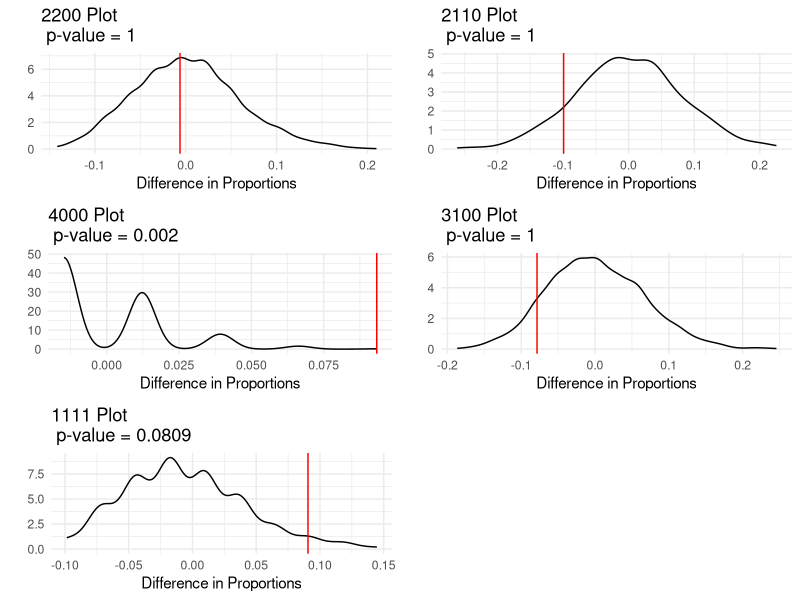

This chart was generated by the following R code:
## ---- chunk 1
library(tidyverse)
library(gridExtra)
knitr::opts_chunk$set(echo = TRUE)
## ---- chunk 2
res <- tibble(pattern=c("4,0,0,0","3,1,0,0","2,2,0,0","2,1,1,0","1,1,1,1"),
              count=c(4,4,5,17,7)) %>% 
  mutate(portion=count/sum(count))

knitr::kable(res,digits=3,colnames=c("Pattern","Count","Portion"))


## ---- chunk 3

get_pattern <- function(x){
  x_tbl <- table(x)
  x_tbl_max <- max(x_tbl)
  x_tbl_len <- length(x_tbl)
  pattern <- "poops"
  if(x_tbl_max == 4){
    pattern <- "4,0,0,0"
  } else if(x_tbl_max == 3){
    pattern <- "3,1,0,0"
  } else if(x_tbl_max == 1){
    pattern <- "1,1,1,1"
  } else if(x_tbl_max == 2){
    if(x_tbl_len == 2){
      pattern <- "2,2,0,0"
    } else if(x_tbl_len == 3){
      pattern <- "2,1,1,0"
    } else{
      pattern <- "oops"
    }
    
  } else{
    pattern <- "oops"
  }
  return(pattern)
}

# test the function
test <- sample(4, replace=T)
get_pattern(test)

## ---- chunk 4

# under independence assumption, each pattern should have an expected proportion of 0.2
get.prop.diff <- function(x, expected_prob, specific_pattern){
  var.obs.score <- x$portion[x$pattern==specific_pattern]
  var.exp.score <- expected_prob$prop[expected_prob$pattern==specific_pattern]
  return(var.obs.score - var.exp.score)
}

## ---- chunk 5

# assign counts based on random sampling
assign_count <- function(x, sim_pattern) {
  if (sim_pattern == "4,0,0,0") {
    x$count[x$pattern == "4,0,0,0"] <- x$count[x$pattern == "4,0,0,0"] + 1
  } else if (sim_pattern == "3,1,0,0") {
    x$count[x$pattern == "3,1,0,0"] <- x$count[x$pattern == "3,1,0,0"] + 1
  } else if (sim_pattern == "2,2,0,0") {
    x$count[x$pattern == "2,2,0,0"] <- x$count[x$pattern == "2,2,0,0"] + 1
  } else if (sim_pattern == "2,1,1,0") {
    x$count[x$pattern == "2,1,1,0"] <- x$count[x$pattern == "2,1,1,0"] + 1
  } else if (sim_pattern == "1,1,1,1") {
    x$count[x$pattern == "1,1,1,1"] <- x$count[x$pattern == "1,1,1,1"] + 1
  }
  return(x)
}

exp_prob <- tibble(
  pattern = c("4,0,0,0", "3,1,0,0", "2,2,0,0", "2,1,1,0", "1,1,1,1"),
  count = 0
)

for (i in 1:10000){
  sim_choices <- sample(4, replace = TRUE)  # simulate bees' choices
  exp_prob <- assign_count(exp_prob,
                           get_pattern(sim_choices))
}

exp_prob <- exp_prob %>% 
  mutate(prop = count/sum(count))

## ---- chunk 6

overall_simulation <- function(x, specific_pattern, n.sim){
  n.trials <- 37

  actual.value <- get.prop.diff(res, exp_prob, specific_pattern)

  results <- tibble(statistic = c(actual.value, rep(NA, n.sim)))

  for (i in 2:nrow(results)) {
    
    # reset new.d for each new experiment
    new.d <- res %>% 
      select(pattern, count, portion) %>%
      mutate(count = 0, portion = 0)
  
    # simulate 1 experiment made up of 37 trials of getting patterns
    for (j in 1:n.trials) {
      sim_choices <- sample(4, replace = TRUE)  # simulate bees' choices
      sim_pattern <- get_pattern(sim_choices)
      new.d <- assign_count(new.d, sim_pattern)
      new.d$portion <- new.d$count / sum(new.d$count)
    }
    
    # append to results
    results$statistic[i] <- get.prop.diff(new.d, exp_prob, specific_pattern)
  }

  pval = mean(abs(results$statistic) >= actual.value)
  return(list(results = results, pval = pval, actual.value = actual.value))
}

## ---- chunk 7
pattern_4000 <- "4,0,0,0"
pattern_3100 <- "3,1,0,0"
pattern_2200 <- "2,2,0,0"
pattern_2110 <- "2,1,1,0"
pattern_1111 <- "1,1,1,1"

n.sim <- 1000

results_2200 <- overall_simulation(res, pattern_2200, n.sim)
p1 <- ggplot(results_2200$results,
             aes(x=statistic)) +
  geom_density() +
  geom_vline(xintercept=results_2200$actual.value,color="red") +
  theme_minimal() +
  ggtitle(paste("2200 Plot", "\n", "p-value =", round(results_2200$pval, 4))) +
  labs(x="Difference in Proportions",
       y="")
  
results_2110 <- overall_simulation(res, pattern_2110, n.sim)
p2 <- ggplot(results_2110$results,
             aes(x=statistic)) +
  geom_density() +
  geom_vline(xintercept=results_2110$actual.value,color="red") +
  theme_minimal() +
  ggtitle(paste("2110 Plot", "\n", "p-value =", round(results_2110$pval, 4))) +
  labs(x="Difference in Proportions",
       y="")
  
results_4000 <- overall_simulation(res, pattern_4000, n.sim)
p3 <- ggplot(results_4000$results,
             aes(x=statistic)) +
  geom_density() +
  geom_vline(xintercept=results_4000$actual.value,color="red") +
  theme_minimal() +
  ggtitle(paste("4000 Plot", "\n", "p-value =", round(results_4000$pval, 4))) +
  labs(x="Difference in Proportions",
       y="")
  
results_3100 <- overall_simulation(res, pattern_3100, n.sim)
p4 <- ggplot(results_3100$results,
             aes(x=statistic)) +
  geom_density() +
  geom_vline(xintercept=results_3100$actual.value,color="red") +
  theme_minimal() +
  ggtitle(paste("3100 Plot", "\n", "p-value =", round(results_3100$pval, 4))) +
  labs(x="Difference in Proportions",
       y="")

results_1111 <- overall_simulation(res, pattern_1111, n.sim)
p5 <- ggplot(results_1111$results,
             aes(x=statistic)) +
  geom_density() +
  geom_vline(xintercept=results_1111$actual.value,color="red") +
  theme_minimal() +
  ggtitle(paste("1111 Plot", "\n", "p-value =", round(results_1111$pval, 4))) +
  labs(x="Difference in Proportions",
       y="")
  

# Overlay plots
grid.arrange(p1, p2, p3, p4, p5, ncol = 2)
 
